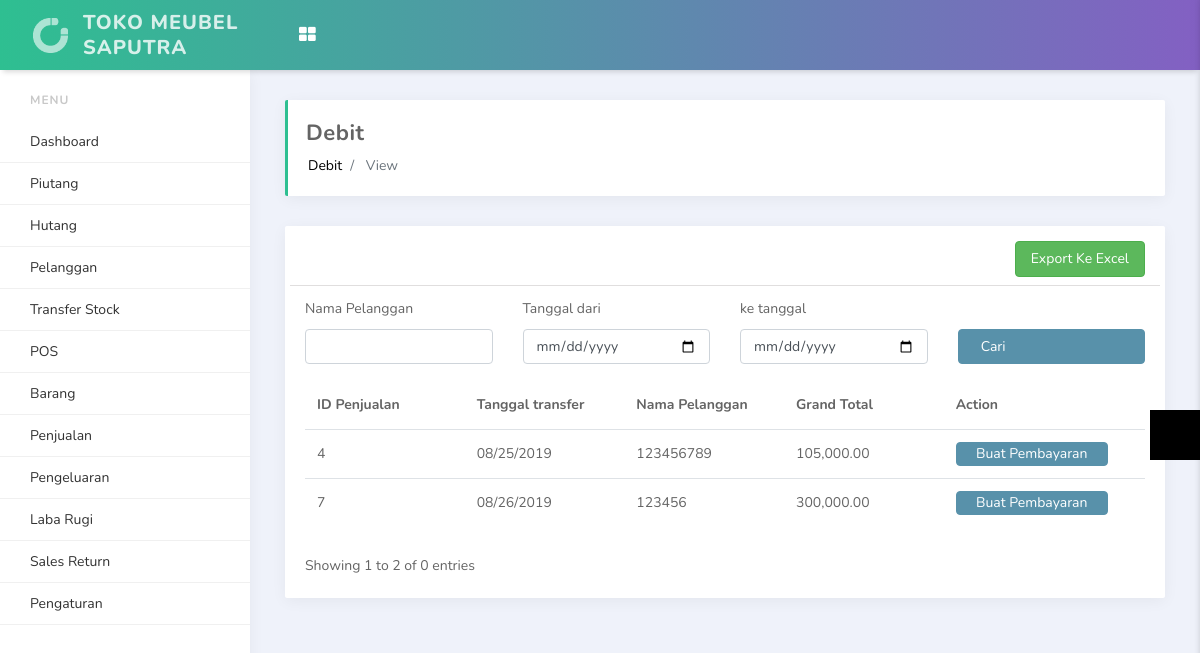
The app's page /index.php/debit/view (signed in) with its own data.
### tables this page shows
CREATE TABLE `site_setting` (
  `id` int(11) NOT NULL,
  `site_name` varchar(499) NOT NULL,
  `site_logo` varchar(255) NOT NULL,
  `timezone` varchar(499) NOT NULL,
  `pagination` int(11) NOT NULL,
  `tax` double(11,2) NOT NULL,
  `currency` char(3) NOT NULL,
  `address` text NOT NULL,
  `datetime_format` varchar(30) NOT NULL,
  `display_product` int(11) NOT NULL,
  `display_keyboard` int(11) NOT NULL,
  `default_customer_id` int(11) NOT NULL,
  `updated_user_id` int(11) NOT NULL,
  `updated_datetime` datetime NOT NULL
);

CREATE TABLE `sales` (
  `id` int(11) NOT NULL,
  `code` char(10) NOT NULL,
  `created_date` date NOT NULL,
  `created_id` int(11) NOT NULL,
  `customer_id` int(11) NOT NULL,
  `total_deal` double NOT NULL,
  `total_print` double NOT NULL,
  `method_id` int(11) NOT NULL,
  `bank_id` char(3) NOT NULL,
  `no_rek` varchar(50) NOT NULL
);

### application/views/debit.php (the view, shortened to what the rows shown need)
<?php
    require_once 'includes/header4.php';
?>
<link rel="stylesheet" href="//code.jquery.com/ui/1.12.0/themes/base/jquery-ui.css">
<link rel="stylesheet" href="<?=base_url()?>assets/js/fancybox/source/jquery.fancybox.css?v=2.1.5" type="text/css" media="screen" />
<link rel="stylesheet" href="<?=base_url()?>assets/js/fancybox/source/helpers/jquery.fancybox-buttons.css?v=1.0.5" type="text/css" media="screen" />
<link rel="stylesheet" href="<?=base_url()?>assets/js/fancybox/source/helpers/jquery.fancybox-thumbs.css?v=1.0.7" type="text/css" media="screen" />
<section id="content">
	<div class="row">
		<div class="col-md-12">
			<div class="card">
				<div class="card-body">
					<div class="row" style="margin-top: 0px;">
						<div class="col-md-12">
						<div class="table-responsive">
							<table class="table">
							    <thead>
							    	<tr>
								    	<th width="16%"><?php echo $lang_sale_id; ?></th>
								    	<th width="16%"><?php echo $lang_date; ?></th>
								    	<th width="16%"><?php echo $lang_customer_name; ?></th>
								    	<th width="16%"><?php echo $lang_grand_total; ?></th>
									    <th width="16%"><?php echo $lang_action; ?></th>
									</tr>
							    </thead>
								<tbody>
								<?php
                                    if (count($results) > 0) {
                                        foreach ($results as $data) {
                                            $id = $data->id;
                                            $cust_name = $data->no_rek;
                                            $order_date = date("$display_dateformat", strtotime($data->created_date));
                                            $grandTotal = $data->total_deal;
                                            ?>
                                			<tr>
	                                			<td><?php echo $id; ?></td>
	                                			<td><?php echo $order_date; ?></td>
	                                			<td><?php echo $cust_name; ?></td>
	                                			<td><?php echo number_format($grandTotal, 2); ?></td>
	                                			<td>
                    			<a href="<?=base_url()?>index.php/debit/make_payment?id=<?php echo $id; ?>" style="text-decoration: none;">
									<button class="btn btn-primary" style="padding: 4px 12px;">&nbsp;&nbsp;<?php echo $lang_make_payment; ?>&nbsp;&nbsp;</button>
								</a>
	                                			</td>
                                			</tr>
                                <?php
                                        }
                                    } else {
                                        ?>
										<tr class="no-records-found">
											<td colspan="3"><?php echo $lang_no_match_found; ?></td>
										</tr>
								<?php
                                    }
                                ?>
								</tbody>
							</table>
						</div>
						</div>
					</div>
				</div>
			</div>
		</div>
	</div>
</section>
<?php
    require_once 'includes/footer4.php';
?>

### application/views/includes/header4.php (shortened to what the rows shown need)
<?php
    $settingResult = $this->db->get_where('site_setting');
    $settingData = $settingResult->row();
    $setting_site_name = $settingData->site_name;
 ?>
<!doctype html>
<html lang="en">
<head>
    <link rel="stylesheet" href="<?php echo base_url() ?>assets/vendors/bundle.css" type="text/css">
    <link rel="stylesheet" href="<?php echo base_url() ?>assets/vendors/datepicker/daterangepicker.css">
    <link rel="stylesheet" href="<?php echo base_url() ?>assets/vendors/vmap/jqvmap.min.css">
    <link rel="stylesheet" href="<?php echo base_url() ?>assets/css/app.min.css" type="text/css">
    <link rel="stylesheet" href="<?php echo base_url() ?>assets/css/custom.css" type="text/css">
    <link rel="stylesheet" type="text/css" href="https://stackpath.bootstrapcdn.com/font-awesome/4.7.0/css/font-awesome.min.css">
</head>
<body>
<nav class="navbar">
    <div class="container-fluid">
        <div class="header-logo">
            <a href="#">
                <img src="<?php echo base_url() ?>assets/media/image/light-logo.png" alt="...">
                <span class="logo-text d-none d-lg-block"><?php echo $setting_site_name ?></span>
            </a>
        </div>
    </div>
</nav>
<main class="main-content">
    <div class="container-fluid">

### records on screen
site_setting: site_name "TOKO MEUBEL SAPUTRA"
sales: id "4", created_date "08/25/2019", no_rek "123456789", total_deal "105,000.00"
sales: id "7", created_date "08/26/2019", no_rek "123456", total_deal "300,000.00"

### other values on screen
$lang_products "Barang"
$lang_sales "Penjualan"
$lang_expenses "Pengeluaran"
$lang_pnl "Laba Rugi"
$lang_setting "Pengaturan"
str_replace('_', ' ', $this->uri->segment(1)) "Debit"
str_replace('_', ' ', $this->uri->segment(2)) "View"
$lang_export_to_excel "Export Ke Excel"
$lang_customer_name "Nama Pelanggan"
$lang_date_from "Tanggal dari"
$lang_date_to "ke tanggal"
$lang_search "Cari"
$lang_sale_id "ID Penjualan"
$lang_date "Tanggal transfer"
$lang_grand_total "Grand Total"
